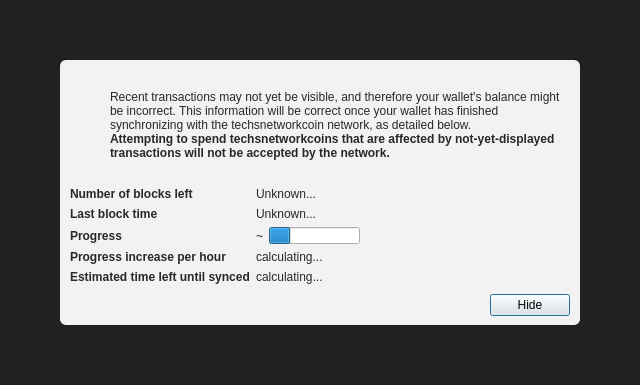
<?xml version="1.0" encoding="UTF-8"?>
<ui version="4.0">
 <class>ModalOverlay</class>
 <widget class="ModalOverlay" name="ModalOverlay">
  <property name="geometry">
   <rect>
    <x>0</x>
    <y>0</y>
    <width>640</width>
    <height>385</height>
   </rect>
  </property>
  <property name="windowTitle">
   <string>Form</string>
  </property>
  <layout class="QVBoxLayout" name="verticalLayout" stretch="0">
   <property name="sizeConstraint">
    <enum>QLayout::SetDefaultConstraint</enum>
   </property>
   <property name="leftMargin">
    <number>0</number>
   </property>
   <property name="topMargin">
    <number>0</number>
   </property>
   <property name="rightMargin">
    <number>0</number>
   </property>
   <property name="bottomMargin">
    <number>0</number>
   </property>
   <item>
    <widget class="QWidget" name="bgWidget" native="true">
     <property name="styleSheet">
      <string notr="true">#bgWidget { background: rgba(0,0,0,220); }</string>
     </property>
     <layout class="QVBoxLayout" name="verticalLayoutMain" stretch="1">
      <property name="leftMargin">
       <number>60</number>
      </property>
      <property name="topMargin">
       <number>60</number>
      </property>
      <property name="rightMargin">
       <number>60</number>
      </property>
      <property name="bottomMargin">
       <number>60</number>
      </property>
      <item>
       <widget class="QWidget" name="contentWidget" native="true">
        <property name="styleSheet">
         <string notr="true">#contentWidget { background: rgba(255,255,255,240); border-radius: 6px; }

QLabel { color: rgb(40,40,40);  }</string>
        </property>
        <layout class="QVBoxLayout" name="verticalLayoutSub" stretch="1,0,0,0">
         <property name="spacing">
          <number>0</number>
         </property>
         <property name="leftMargin">
          <number>10</number>
         </property>
         <property name="topMargin">
          <number>10</number>
         </property>
         <property name="rightMargin">
          <number>10</number>
         </property>
         <property name="bottomMargin">
          <number>10</number>
         </property>
         <item>
          <layout class="QHBoxLayout" name="horizontalLayoutIconText" stretch="0,1">
           <property name="topMargin">
            <number>20</number>
           </property>
           <item>
            <layout class="QVBoxLayout" name="verticalLayoutIcon">
             <property name="leftMargin">
              <number>0</number>
             </property>
             <item>
              <widget class="QPushButton" name="warningIcon">
               <property name="enabled">
                <bool>false</bool>
               </property>
               <property name="text">
                <string/>
               </property>
               <property name="icon">
                <iconset>
                 <normaloff>:/icons/warning</normaloff>
                 <disabledoff>:/icons/warning</disabledoff>:/icons/warning</iconset>
               </property>
               <property name="iconSize">
                <size>
                 <width>48</width>
                 <height>48</height>
                </size>
               </property>
               <property name="flat">
                <bool>true</bool>
               </property>
              </widget>
             </item>
             <item>
              <spacer name="verticalSpacerWarningIcon">
               <property name="orientation">
                <enum>Qt::Vertical</enum>
               </property>
               <property name="sizeHint" stdset="0">
                <size>
                 <width>20</width>
                 <height>40</height>
                </size>
               </property>
              </spacer>
             </item>
            </layout>
           </item>
           <item>
            <layout class="QVBoxLayout" name="verticalLayoutInfoText">
             <property name="leftMargin">
              <number>0</number>
             </property>
             <property name="topMargin">
              <number>0</number>
             </property>
             <item>
              <widget class="QLabel" name="infoText">
               <property name="text">
                <string>Recent transactions may not yet be visible, and therefore your wallet's balance might be incorrect. This information will be correct once your wallet has finished synchronizing with the techsnetworkcoin network, as detailed below.</string>
               </property>
               <property name="textFormat">
                <enum>Qt::RichText</enum>
               </property>
               <property name="wordWrap">
                <bool>true</bool>
               </property>
              </widget>
             </item>
             <item>
              <widget class="QLabel" name="infoTextStrong">
               <property name="font">
                <font>
                 <weight>75</weight>
                 <bold>true</bold>
                </font>
               </property>
               <property name="text">
                <string>Attempting to spend techsnetworkcoins that are affected by not-yet-displayed transactions will not be accepted by the network.</string>
               </property>
               <property name="textFormat">
                <enum>Qt::RichText</enum>
               </property>
               <property name="wordWrap">
                <bool>true</bool>
               </property>
              </widget>
             </item>
             <item>
              <spacer name="verticalSpacerInTextSpace">
               <property name="orientation">
                <enum>Qt::Vertical</enum>
               </property>
               <property name="sizeHint" stdset="0">
                <size>
                 <width>20</width>
                 <height>40</height>
                </size>
               </property>
              </spacer>
             </item>
            </layout>
           </item>
          </layout>
         </item>
         <item>
          <spacer name="verticalSpacerAfterText">
           <property name="orientation">
            <enum>Qt::Vertical</enum>
           </property>
           <property name="sizeHint" stdset="0">
            <size>
             <width>20</width>
             <height>40</height>
            </size>
           </property>
          </spacer>
         </item>
         <item>
          <layout class="QFormLayout" name="formLayout">
           <property name="fieldGrowthPolicy">
            <enum>QFormLayout::FieldsStayAtSizeHint</enum>
           </property>
           <property name="horizontalSpacing">
            <number>6</number>
           </property>
           <property name="verticalSpacing">
            <number>6</number>
           </property>
           <property name="topMargin">
            <number>10</number>
           </property>
           <item row="0" column="0">
            <widget class="QLabel" name="labelNumberOfBlocksLeft">
             <property name="font">
              <font>
               <weight>75</weight>
               <bold>true</bold>
              </font>
             </property>
             <property name="text">
              <string>Number of blocks left</string>
             </property>
            </widget>
           </item>
           <item row="0" column="1">
            <widget class="QLabel" name="numberOfBlocksLeft">
             <property name="text">
              <string>Unknown...</string>
             </property>
            </widget>
           </item>
           <item row="1" column="0">
            <widget class="QLabel" name="labelLastBlockTime">
             <property name="font">
              <font>
               <weight>75</weight>
               <bold>true</bold>
              </font>
             </property>
             <property name="text">
              <string>Last block time</string>
             </property>
            </widget>
           </item>
           <item row="1" column="1">
            <widget class="QLabel" name="newestBlockDate">
             <property name="sizePolicy">
              <sizepolicy hsizetype="Maximum" vsizetype="Preferred">
               <horstretch>0</horstretch>
               <verstretch>0</verstretch>
              </sizepolicy>
             </property>
             <property name="text">
              <string>Unknown...</string>
             </property>
            </widget>
           </item>
           <item row="2" column="0">
            <widget class="QLabel" name="labelSyncDone">
             <property name="font">
              <font>
               <weight>75</weight>
               <bold>true</bold>
              </font>
             </property>
             <property name="text">
              <string>Progress</string>
             </property>
            </widget>
           </item>
           <item row="2" column="1">
            <layout class="QHBoxLayout" name="horizontalLayoutSync" stretch="0,1">
             <item>
              <widget class="QLabel" name="percentageProgress">
               <property name="text">
                <string notr="true">~</string>
               </property>
              </widget>
             </item>
             <item>
              <widget class="QProgressBar" name="progressBar">
               <property name="value">
                <number>24</number>
               </property>
               <property name="format">
                <string/>
               </property>
              </widget>
             </item>
            </layout>
           </item>
           <item row="4" column="0">
            <widget class="QLabel" name="labelProgressIncrease">
             <property name="font">
              <font>
               <weight>75</weight>
               <bold>true</bold>
              </font>
             </property>
             <property name="text">
              <string>Progress increase per hour</string>
             </property>
            </widget>
           </item>
           <item row="4" column="1">
            <widget class="QLabel" name="progressIncreasePerH">
             <property name="text">
              <string>calculating...</string>
             </property>
            </widget>
           </item>
           <item row="5" column="0">
            <widget class="QLabel" name="labelEstimatedTimeLeft">
             <property name="font">
              <font>
               <weight>75</weight>
               <bold>true</bold>
              </font>
             </property>
             <property name="text">
              <string>Estimated time left until synced</string>
             </property>
            </widget>
           </item>
           <item row="5" column="1">
            <widget class="QLabel" name="expectedTimeLeft">
             <property name="text">
              <string>calculating...</string>
             </property>
            </widget>
           </item>
          </layout>
         </item>
         <item>
          <layout class="QHBoxLayout" name="horizontalLayoutButtons">
           <property name="leftMargin">
            <number>10</number>
           </property>
           <property name="topMargin">
            <number>10</number>
           </property>
           <item>
            <spacer name="horizontalSpacer">
             <property name="orientation">
              <enum>Qt::Horizontal</enum>
             </property>
             <property name="sizeHint" stdset="0">
              <size>
               <width>40</width>
               <height>20</height>
              </size>
             </property>
            </spacer>
           </item>
           <item>
            <widget class="QPushButton" name="closeButton">
             <property name="text">
              <string>Hide</string>
             </property>
             <property name="focusPolicy">
              <enum>Qt::StrongFocus</enum>
             </property>
             <property name="default">
              <bool>true</bool>
             </property>
            </widget>
           </item>
          </layout>
         </item>
        </layout>
       </widget>
      </item>
     </layout>
    </widget>
   </item>
  </layout>
 </widget>
 <customwidgets>
  <customwidget>
   <class>ModalOverlay</class>
   <extends>QWidget</extends>
   <header>qt/modaloverlay.h</header>
   <container>1</container>
  </customwidget>
 </customwidgets>
 <resources/>
 <connections/>
</ui>
